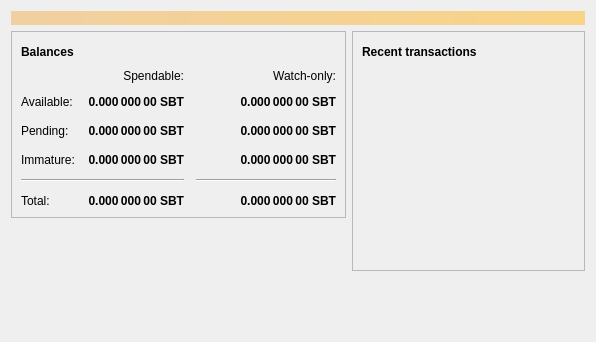
<?xml version="1.0" encoding="UTF-8"?>
<ui version="4.0">
 <class>OverviewPage</class>
 <widget class="QWidget" name="OverviewPage">
  <property name="geometry">
   <rect>
    <x>0</x>
    <y>0</y>
    <width>596</width>
    <height>342</height>
   </rect>
  </property>
  <property name="windowTitle">
   <string>Form</string>
  </property>
  <layout class="QVBoxLayout" name="topLayout">
   <item>
    <widget class="QLabel" name="labelAlerts">
     <property name="visible">
      <bool>false</bool>
     </property>
     <property name="styleSheet">
      <string notr="true">background-color: qlineargradient(x1: 0, y1: 0, x2: 1, y2: 0, stop:0 #F0D0A0, stop:1 #F8D488); color:#000000;</string>
     </property>
     <property name="wordWrap">
      <bool>true</bool>
     </property>
     <property name="margin">
      <number>3</number>
     </property>
    </widget>
   </item>
   <item>
    <layout class="QHBoxLayout" name="horizontalLayout" stretch="1,1">
     <item>
      <layout class="QVBoxLayout" name="verticalLayout_2">
       <item>
        <widget class="QFrame" name="frame">
         <property name="frameShape">
          <enum>QFrame::StyledPanel</enum>
         </property>
         <property name="frameShadow">
          <enum>QFrame::Raised</enum>
         </property>
         <layout class="QVBoxLayout" name="verticalLayout_4">
          <item>
           <layout class="QHBoxLayout" name="horizontalLayout_4">
            <item>
             <widget class="QLabel" name="label_5">
              <property name="font">
               <font>
                <weight>75</weight>
                <bold>true</bold>
               </font>
              </property>
              <property name="text">
               <string>Balances</string>
              </property>
             </widget>
            </item>
            <item>
             <widget class="QPushButton" name="labelWalletStatus">
              <property name="enabled">
               <bool>false</bool>
              </property>
              <property name="maximumSize">
               <size>
                <width>30</width>
                <height>16777215</height>
               </size>
              </property>
              <property name="toolTip">
               <string>The displayed information may be out of date. Your wallet automatically synchronizes with the Sagbit network after a connection is established, but this process has not completed yet.</string>
              </property>
              <property name="text">
               <string/>
              </property>
              <property name="icon">
               <iconset resource="../sagbit.qrc">
                <normaloff>:/icons/warning</normaloff>
                <disabledoff>:/icons/warning</disabledoff>:/icons/warning</iconset>
              </property>
              <property name="iconSize">
               <size>
                <width>24</width>
                <height>24</height>
               </size>
              </property>
              <property name="flat">
               <bool>true</bool>
              </property>
             </widget>
            </item>
            <item>
             <spacer name="horizontalSpacer_3">
              <property name="orientation">
               <enum>Qt::Horizontal</enum>
              </property>
              <property name="sizeHint" stdset="0">
               <size>
                <width>40</width>
                <height>20</height>
               </size>
              </property>
             </spacer>
            </item>
           </layout>
          </item>
          <item>
           <layout class="QGridLayout" name="gridLayout">
            <property name="spacing">
             <number>12</number>
            </property>
            <item row="2" column="2">
             <widget class="QLabel" name="labelWatchPending">
              <property name="font">
               <font>
                <weight>75</weight>
                <bold>true</bold>
               </font>
              </property>
              <property name="cursor">
               <cursorShape>IBeamCursor</cursorShape>
              </property>
              <property name="toolTip">
               <string>Unconfirmed transactions to watch-only addresses</string>
              </property>
              <property name="text">
               <string notr="true">0.000 000 00 SBT</string>
              </property>
              <property name="alignment">
               <set>Qt::AlignRight|Qt::AlignTrailing|Qt::AlignVCenter</set>
              </property>
              <property name="textInteractionFlags">
               <set>Qt::LinksAccessibleByMouse|Qt::TextSelectableByKeyboard|Qt::TextSelectableByMouse</set>
              </property>
             </widget>
            </item>
            <item row="2" column="1">
             <widget class="QLabel" name="labelUnconfirmed">
              <property name="font">
               <font>
                <weight>75</weight>
                <bold>true</bold>
               </font>
              </property>
              <property name="cursor">
               <cursorShape>IBeamCursor</cursorShape>
              </property>
              <property name="toolTip">
               <string>Total of transactions that have yet to be confirmed, and do not yet count toward the spendable balance</string>
              </property>
              <property name="text">
               <string notr="true">0.000 000 00 SBT</string>
              </property>
              <property name="alignment">
               <set>Qt::AlignRight|Qt::AlignTrailing|Qt::AlignVCenter</set>
              </property>
              <property name="textInteractionFlags">
               <set>Qt::LinksAccessibleByMouse|Qt::TextSelectableByKeyboard|Qt::TextSelectableByMouse</set>
              </property>
             </widget>
            </item>
            <item row="3" column="2">
             <widget class="QLabel" name="labelWatchImmature">
              <property name="font">
               <font>
                <weight>75</weight>
                <bold>true</bold>
               </font>
              </property>
              <property name="cursor">
               <cursorShape>IBeamCursor</cursorShape>
              </property>
              <property name="toolTip">
               <string>Mined balance in watch-only addresses that has not yet matured</string>
              </property>
              <property name="text">
               <string notr="true">0.000 000 00 SBT</string>
              </property>
              <property name="alignment">
               <set>Qt::AlignRight|Qt::AlignTrailing|Qt::AlignVCenter</set>
              </property>
              <property name="textInteractionFlags">
               <set>Qt::LinksAccessibleByMouse|Qt::TextSelectableByKeyboard|Qt::TextSelectableByMouse</set>
              </property>
             </widget>
            </item>
            <item row="4" column="0" colspan="2">
             <widget class="Line" name="line">
              <property name="orientation">
               <enum>Qt::Horizontal</enum>
              </property>
             </widget>
            </item>
            <item row="4" column="2">
             <widget class="Line" name="lineWatchBalance">
              <property name="sizePolicy">
               <sizepolicy hsizetype="Preferred" vsizetype="Fixed">
                <horstretch>0</horstretch>
                <verstretch>0</verstretch>
               </sizepolicy>
              </property>
              <property name="minimumSize">
               <size>
                <width>140</width>
                <height>0</height>
               </size>
              </property>
              <property name="orientation">
               <enum>Qt::Horizontal</enum>
              </property>
             </widget>
            </item>
            <item row="5" column="0">
             <widget class="QLabel" name="labelTotalText">
              <property name="text">
               <string>Total:</string>
              </property>
             </widget>
            </item>
            <item row="3" column="1">
             <widget class="QLabel" name="labelImmature">
              <property name="font">
               <font>
                <weight>75</weight>
                <bold>true</bold>
               </font>
              </property>
              <property name="cursor">
               <cursorShape>IBeamCursor</cursorShape>
              </property>
              <property name="toolTip">
               <string>Mined balance that has not yet matured</string>
              </property>
              <property name="text">
               <string notr="true">0.000 000 00 SBT</string>
              </property>
              <property name="alignment">
               <set>Qt::AlignRight|Qt::AlignTrailing|Qt::AlignVCenter</set>
              </property>
              <property name="textInteractionFlags">
               <set>Qt::LinksAccessibleByMouse|Qt::TextSelectableByKeyboard|Qt::TextSelectableByMouse</set>
              </property>
             </widget>
            </item>
            <item row="2" column="3">
             <spacer name="horizontalSpacer_2">
              <property name="orientation">
               <enum>Qt::Horizontal</enum>
              </property>
              <property name="sizeHint" stdset="0">
               <size>
                <width>40</width>
                <height>20</height>
               </size>
              </property>
             </spacer>
            </item>
            <item row="3" column="0">
             <widget class="QLabel" name="labelImmatureText">
              <property name="text">
               <string>Immature:</string>
              </property>
             </widget>
            </item>
            <item row="5" column="1">
             <widget class="QLabel" name="labelTotal">
              <property name="font">
               <font>
                <weight>75</weight>
                <bold>true</bold>
               </font>
              </property>
              <property name="cursor">
               <cursorShape>IBeamCursor</cursorShape>
              </property>
              <property name="toolTip">
               <string>Your current total balance</string>
              </property>
              <property name="text">
               <string notr="true">0.000 000 00 SBT</string>
              </property>
              <property name="alignment">
               <set>Qt::AlignRight|Qt::AlignTrailing|Qt::AlignVCenter</set>
              </property>
              <property name="textInteractionFlags">
               <set>Qt::LinksAccessibleByMouse|Qt::TextSelectableByKeyboard|Qt::TextSelectableByMouse</set>
              </property>
             </widget>
            </item>
            <item row="5" column="2">
             <widget class="QLabel" name="labelWatchTotal">
              <property name="font">
               <font>
                <weight>75</weight>
                <bold>true</bold>
               </font>
              </property>
              <property name="cursor">
               <cursorShape>IBeamCursor</cursorShape>
              </property>
              <property name="toolTip">
               <string>Current total balance in watch-only addresses</string>
              </property>
              <property name="text">
               <string notr="true">0.000 000 00 SBT</string>
              </property>
              <property name="alignment">
               <set>Qt::AlignRight|Qt::AlignTrailing|Qt::AlignVCenter</set>
              </property>
              <property name="textInteractionFlags">
               <set>Qt::LinksAccessibleByMouse|Qt::TextSelectableByKeyboard|Qt::TextSelectableByMouse</set>
              </property>
             </widget>
            </item>
            <item row="0" column="2">
             <widget class="QLabel" name="labelWatchonly">
              <property name="text">
               <string>Watch-only:</string>
              </property>
              <property name="alignment">
               <set>Qt::AlignRight|Qt::AlignTrailing|Qt::AlignVCenter</set>
              </property>
             </widget>
            </item>
            <item row="1" column="0">
             <widget class="QLabel" name="labelBalanceText">
              <property name="text">
               <string>Available:</string>
              </property>
             </widget>
            </item>
            <item row="1" column="1">
             <widget class="QLabel" name="labelBalance">
              <property name="font">
               <font>
                <weight>75</weight>
                <bold>true</bold>
               </font>
              </property>
              <property name="cursor">
               <cursorShape>IBeamCursor</cursorShape>
              </property>
              <property name="toolTip">
               <string>Your current spendable balance</string>
              </property>
              <property name="text">
               <string notr="true">0.000 000 00 SBT</string>
              </property>
              <property name="alignment">
               <set>Qt::AlignRight|Qt::AlignTrailing|Qt::AlignVCenter</set>
              </property>
              <property name="textInteractionFlags">
               <set>Qt::LinksAccessibleByMouse|Qt::TextSelectableByKeyboard|Qt::TextSelectableByMouse</set>
              </property>
             </widget>
            </item>
            <item row="1" column="2">
             <widget class="QLabel" name="labelWatchAvailable">
              <property name="font">
               <font>
                <weight>75</weight>
                <bold>true</bold>
               </font>
              </property>
              <property name="cursor">
               <cursorShape>IBeamCursor</cursorShape>
              </property>
              <property name="toolTip">
               <string>Your current balance in watch-only addresses</string>
              </property>
              <property name="text">
               <string notr="true">0.000 000 00 SBT</string>
              </property>
              <property name="alignment">
               <set>Qt::AlignRight|Qt::AlignTrailing|Qt::AlignVCenter</set>
              </property>
              <property name="textInteractionFlags">
               <set>Qt::LinksAccessibleByMouse|Qt::TextSelectableByKeyboard|Qt::TextSelectableByMouse</set>
              </property>
             </widget>
            </item>
            <item row="2" column="0">
             <widget class="QLabel" name="labelPendingText">
              <property name="text">
               <string>Pending:</string>
              </property>
             </widget>
            </item>
            <item row="0" column="1">
             <widget class="QLabel" name="labelSpendable">
              <property name="text">
               <string>Spendable:</string>
              </property>
              <property name="alignment">
               <set>Qt::AlignRight|Qt::AlignTrailing|Qt::AlignVCenter</set>
              </property>
             </widget>
            </item>
           </layout>
          </item>
         </layout>
        </widget>
       </item>
       <item>
        <spacer name="verticalSpacer">
         <property name="orientation">
          <enum>Qt::Vertical</enum>
         </property>
         <property name="sizeHint" stdset="0">
          <size>
           <width>20</width>
           <height>40</height>
          </size>
         </property>
        </spacer>
       </item>
      </layout>
     </item>
     <item>
      <layout class="QVBoxLayout" name="verticalLayout_3">
       <item>
        <widget class="QFrame" name="frame_2">
         <property name="frameShape">
          <enum>QFrame::StyledPanel</enum>
         </property>
         <property name="frameShadow">
          <enum>QFrame::Raised</enum>
         </property>
         <layout class="QVBoxLayout" name="verticalLayout">
          <item>
           <layout class="QHBoxLayout" name="horizontalLayout_2">
            <item>
             <widget class="QLabel" name="label_4">
              <property name="font">
               <font>
                <weight>75</weight>
                <bold>true</bold>
               </font>
              </property>
              <property name="text">
               <string>Recent transactions</string>
              </property>
             </widget>
            </item>
            <item>
             <widget class="QPushButton" name="labelTransactionsStatus">
              <property name="enabled">
               <bool>false</bool>
              </property>
              <property name="maximumSize">
               <size>
                <width>30</width>
                <height>16777215</height>
               </size>
              </property>
              <property name="toolTip">
               <string>The displayed information may be out of date. Your wallet automatically synchronizes with the Sagbit network after a connection is established, but this process has not completed yet.</string>
              </property>
              <property name="text">
               <string/>
              </property>
              <property name="icon">
               <iconset resource="../sagbit.qrc">
                <normaloff>:/icons/warning</normaloff>
                <disabledoff>:/icons/warning</disabledoff>:/icons/warning</iconset>
              </property>
              <property name="iconSize">
               <size>
                <width>24</width>
                <height>24</height>
               </size>
              </property>
              <property name="flat">
               <bool>true</bool>
              </property>
             </widget>
            </item>
            <item>
             <spacer name="horizontalSpacer">
              <property name="orientation">
               <enum>Qt::Horizontal</enum>
              </property>
              <property name="sizeHint" stdset="0">
               <size>
                <width>40</width>
                <height>20</height>
               </size>
              </property>
             </spacer>
            </item>
           </layout>
          </item>
          <item>
           <widget class="QListView" name="listTransactions">
            <property name="styleSheet">
             <string notr="true">QListView { background: transparent; }</string>
            </property>
            <property name="frameShape">
             <enum>QFrame::NoFrame</enum>
            </property>
            <property name="verticalScrollBarPolicy">
             <enum>Qt::ScrollBarAlwaysOff</enum>
            </property>
            <property name="horizontalScrollBarPolicy">
             <enum>Qt::ScrollBarAlwaysOff</enum>
            </property>
            <property name="selectionMode">
             <enum>QAbstractItemView::NoSelection</enum>
            </property>
           </widget>
          </item>
         </layout>
        </widget>
       </item>
       <item>
        <spacer name="verticalSpacer_2">
         <property name="orientation">
          <enum>Qt::Vertical</enum>
         </property>
         <property name="sizeHint" stdset="0">
          <size>
           <width>20</width>
           <height>40</height>
          </size>
         </property>
        </spacer>
       </item>
      </layout>
     </item>
    </layout>
   </item>
  </layout>
 </widget>
 <resources/>
 <connections/>
</ui>
